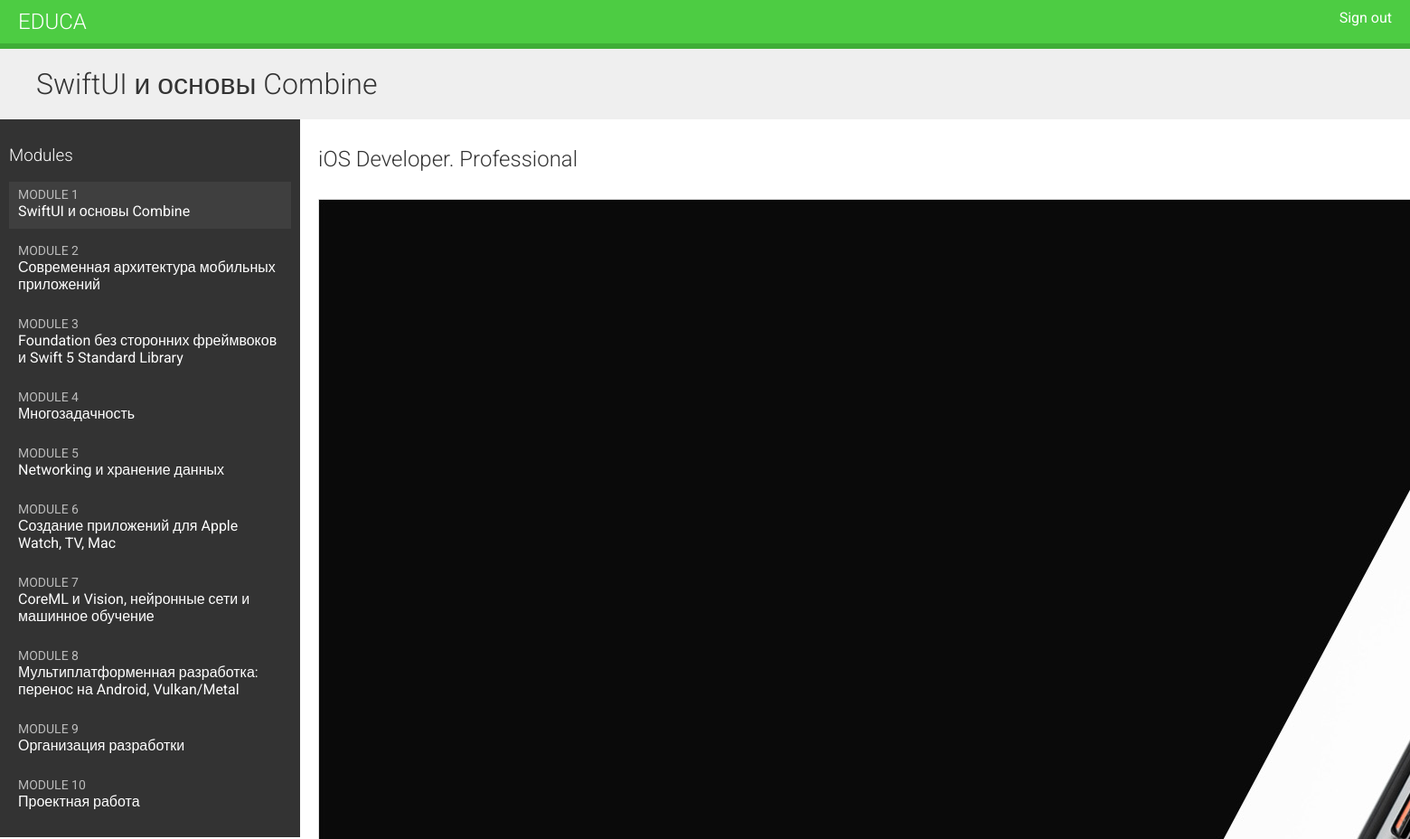
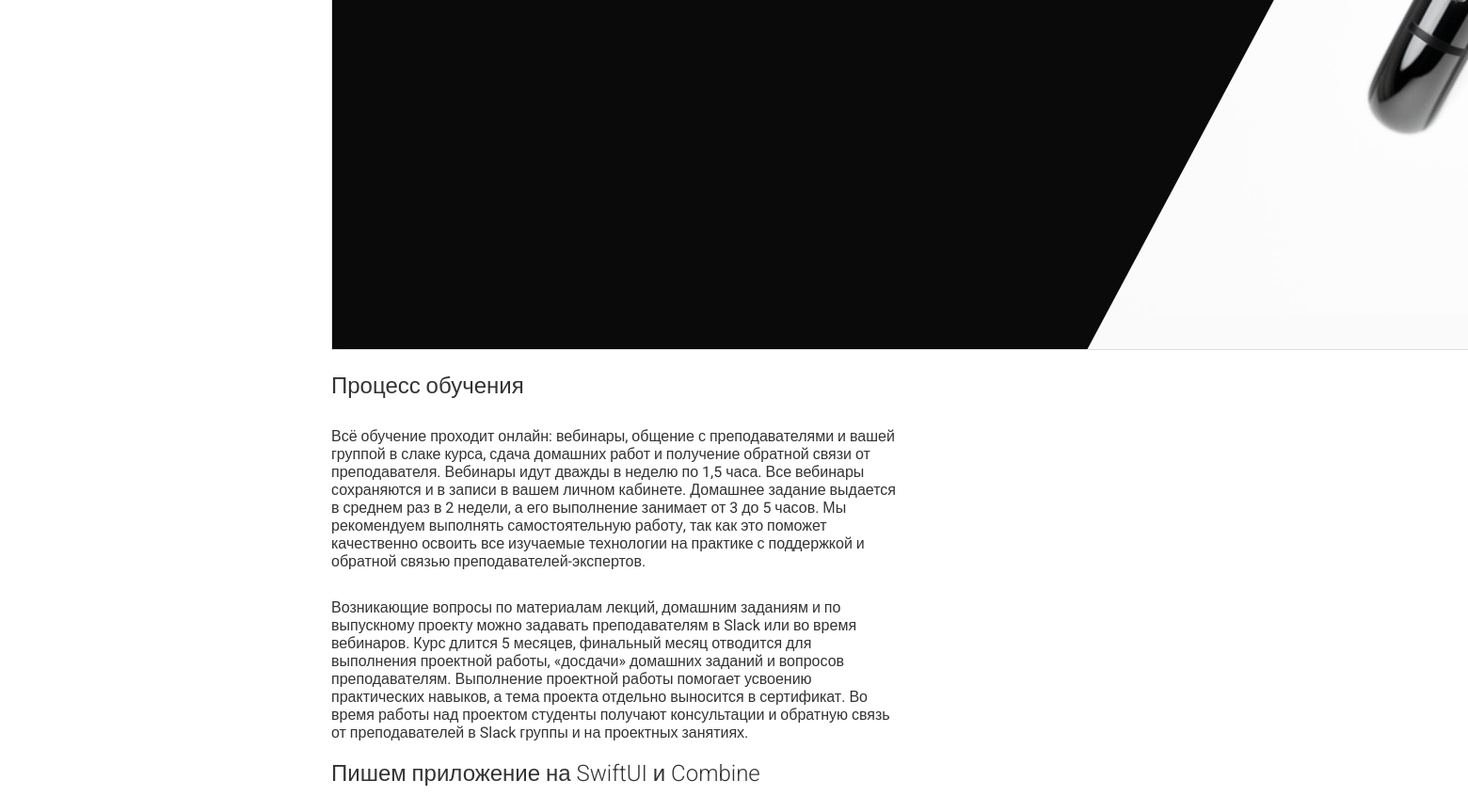
The app's page /students/course/4/ (signed in) with its own data (2 pictures, top to bottom).
### courses/models.py (models this page shows)
class Module(models.Model):
    course = models.ForeignKey(Course,
                               related_name='modules',
                               on_delete=models.CASCADE)
    title = models.CharField(max_length=200)
    description = models.TextField(blank=True)
    order = OrderField(blank=True, for_fields=['course'])
    class Meta:
        ordering = ['order']
    def __str__(self):
        return '{}. {}'.format(self.order, self.title)

class Content(models.Model):
    module = models.ForeignKey(Module, related_name='contents', on_delete=models.CASCADE)
    content_type = models.ForeignKey(ContentType, on_delete=models.CASCADE,
                                     limit_choices_to={'model__in': ('text', 'video', 'image', 'file')})
    object_id = models.PositiveIntegerField()
    item = GenericForeignKey('content_type', 'object_id')
    order = OrderField(blank=True, for_fields=['module'])
    class Meta:
        ordering = ['order']

class ItemBase(models.Model):
    owner = models.ForeignKey(User, related_name='%(class)s_related', on_delete=models.CASCADE)
    title = models.CharField(max_length=250)
    created = models.DateTimeField(auto_now_add=True)
    updated = models.DateTimeField(auto_now=True)
    class Meta:
        abstract = True
    def render(self):
        return render_to_string('courses/content/{}.html'.format(
            self._meta.model_name), {'item': self})

class Image(ItemBase):
    file = models.FileField(upload_to='images')

class Text(ItemBase):
    content = models.TextField()

class Video(ItemBase):
    url = models.URLField()

### students/views.py (the view)
class StudentCourseDetailView(DetailView):
    model = Course
    template_name = 'students/course/detail.html'
    def get_queryset(self):
        qs = super(StudentCourseDetailView, self).get_queryset()
        return qs.filter(students__in=[self.request.user])
    def get_context_data(self, **kwargs):
        context = super(StudentCourseDetailView, self).get_context_data(**kwargs)
        course = self.get_object()
        if 'module_id' in self.kwargs:
            context['module'] = course.modules.get(id=self.kwargs['module_id'])
        else:
            context['module'] = course.modules.all()[0]
            return context

### students/templates/students/course/detail.html (shortened to what this page needs)
{% extends "base.html" %}
{% load cache %}
{% block content %}
    <h1>
        {{ module.title }}
    </h1>
    <div class="contents">
        <h3>Modules</h3>
        <ul id="modules">
        {% for m in object.modules.all %}
            <li data-id="{{ m.id }}" {% if m == module %}class="selected"{% endif %}>
                <a href="{% url "student_course_detail_module" object.id m.id %}">
                    <span>
                        Module <span class="order">{{ m.order|add:1 }}</span>
                    </span>
                    <br>
                    {{ m.title }}
                </a>
            </li>
        {% empty %}
            <li>No modules yet.</li>
        {% endfor %}
        </ul>
    </div>
    <div class="module">
        {% cache 600 module_contents module %}
            {% for content in module.contents.all %}
                {% with item=content.item %}
                    <h2>{{ item.title }}</h2>
                    {{ item.render }}
                {% endwith %}
            {% endfor %}
        {% endcache %}
    </div>
{% endblock %}

### courses/templates/courses/content/image.html
<p><img src="{{ item.file.url }}"></p>

### courses/templates/courses/content/text.html
{{ item.content|linebreaks|safe }}

### courses/static/css/base.css (style rules this page uses)
body { margin:0; font-family:'Roboto', sans-serif; font-weight:400; color:#333; }
a { color:#3fad37; text-decoration:none; }
ul { float:left; }
h1, h2, h3, h4, h5, h6 { font-family:'Roboto', sans-serif; font-weight:300; }
h1 { background:#efefef; width:100%; overflow:auto; padding:20px 0 20px 40px; margin:0; }
.module { padding:10px 20px; float:left; width:600px; }
.module p { margin:10px 0 20px; width:100%; float:left; }
.contents { width:20%; padding:10px; float:left; background:#333; color: #fff; font-family:'Roboto', sans-serif; }
.contents ul { list-style:none; margin:0; padding:0; }
.contents ul li { margin:0 0 10px 0; padding:4px 10px 10px; overflow:auto; }
.contents ul li.selected { background:#3f3f3f; }
.contents ul span { text-transform:uppercase; color:#bbb; font-size:14px; }
.contents ul a { display:block; color:#fff; text-decoration:none; }

### records on screen
Module: title "SwiftUI и основы Combine", order|add "1"
Module: order|add "2", title "Современная архитектура мобильных приложений"
Module: order|add "3", title "Foundation без сторонних фреймвоков и Swift 5 Standard Library"
Module: order|add "4", title "Многозадачность"
Module: order|add "5", title "Networking и хранение данных"
Module: order|add "6", title "Создание приложений для Apple Watch, TV, Mac"
Module: order|add "7", title "CoreML и Vision, нейронные сети и машинное обучение"
Module: order|add "8", title "Мультиплатформенная разработка: перенос на Android, Vulkan/Metal"
Module: order|add "9", title "Организация разработки"
Module: order|add "10", title "Проектная работа"
Content: item "iOS Developer. Professional", item.file (picture)
Content: item "Процесс обучения", item.content "Всё обучение проходит онлайн: вебинары, общение с преподавателями и вашей группой в слаке курса, сдача домашних работ и получение обратной связи от преподавателя. Вебинары идут дважды в неделю по 1,5 часа. Все вебинары сохраняются и в записи в вашем личном кабинете. Домашнее задание выдается в среднем раз в 2 недели, а его выполнение занимает от 3 до 5 часов. Мы рекомендуем выполнять самостоятельную работу, так как это поможет качественно освоить все изучаемые технологии на практике с поддержкой и обратной связью преподавателей-экспертов. Возникающие вопросы по материалам лекций, домашним заданиям и по выпускному проекту можно задавать преподавателям в Slack или во время вебинаров. Курс…"
Content: item "Пишем приложение на SwiftUI и Combine"
